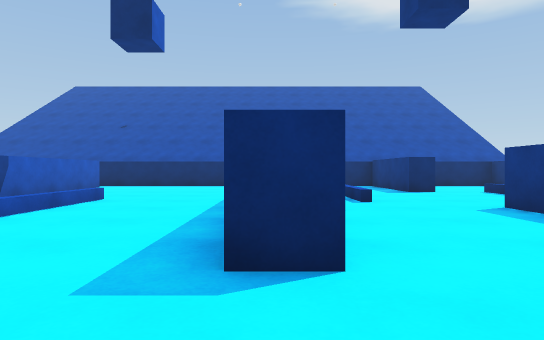
View 1 (above)

17 first-person views from a walk through a Unity game level. The camera is 0.62 m above the floor, looks level and sees 75° across. The floor is counted in squares, 1 m on a side. Each view is taken from the middle of a square. On the plan, view 1 faces up. The plan holds only what a view shows up to about 10 squares ahead; the rest is blank. The place goes on beyond the plan. The player is left out. Surface patterns are stand-ins for the level's own textures.

View 2
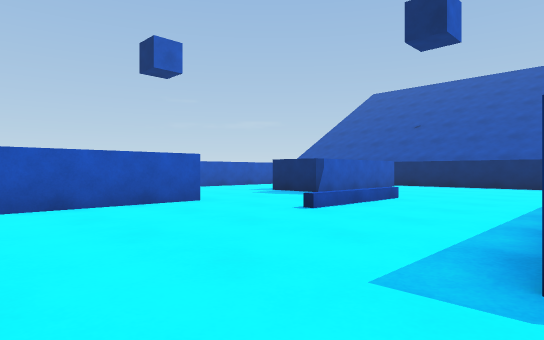

View 3
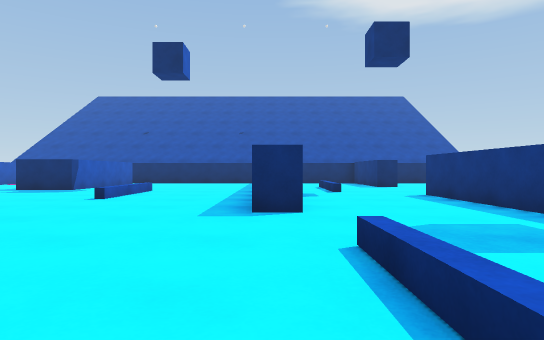

View 4
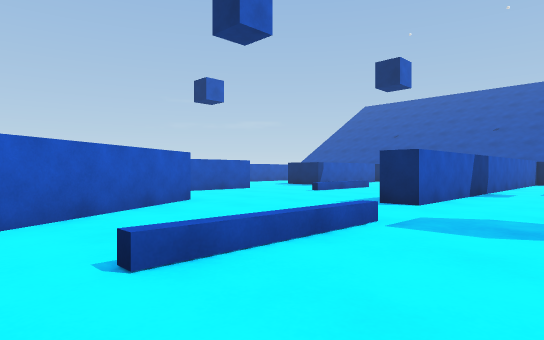

View 5
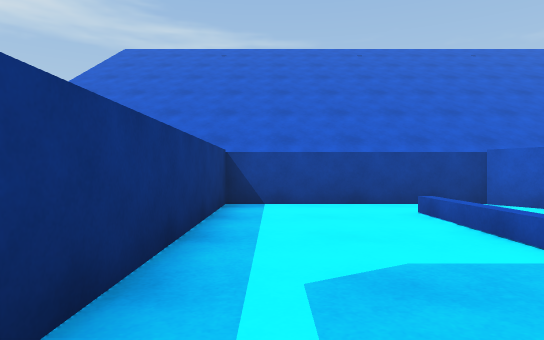

View 6
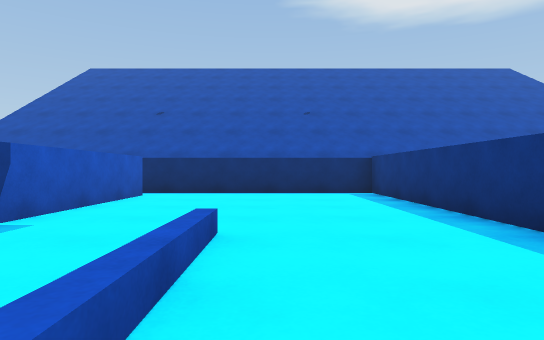

View 7
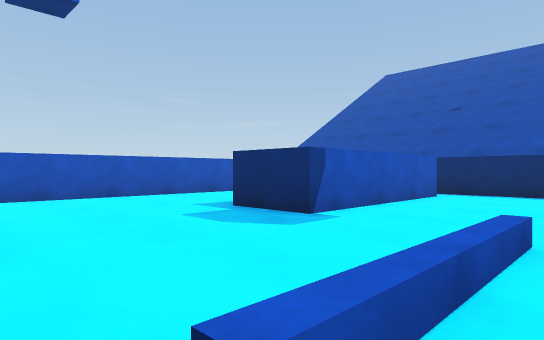

View 8
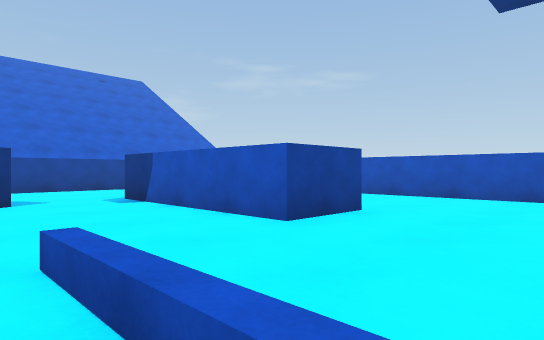

View 9
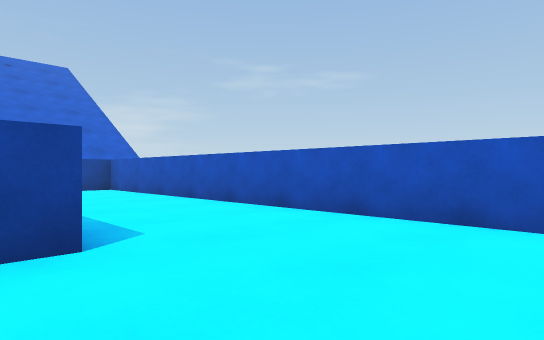

View 10
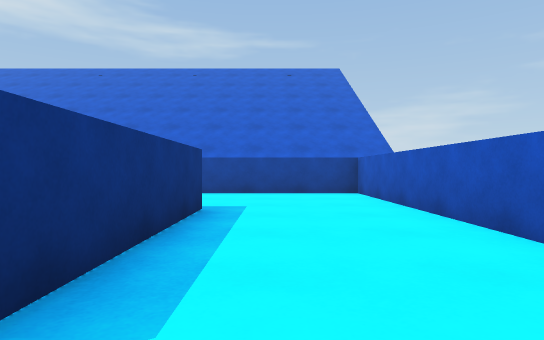

View 11
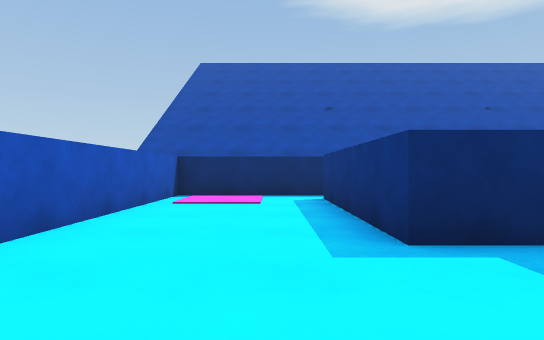

View 12
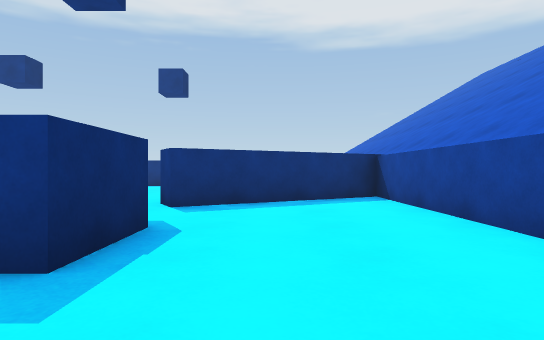

View 13
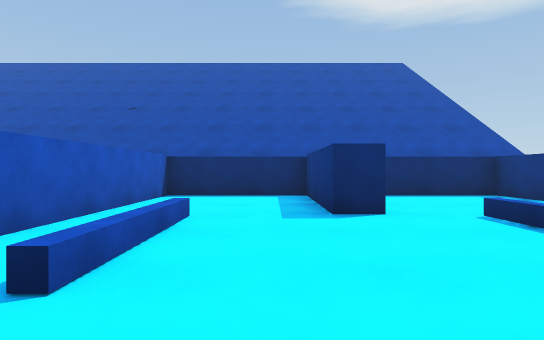

View 14
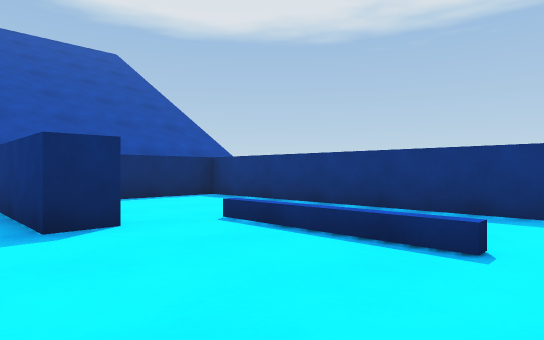

View 15
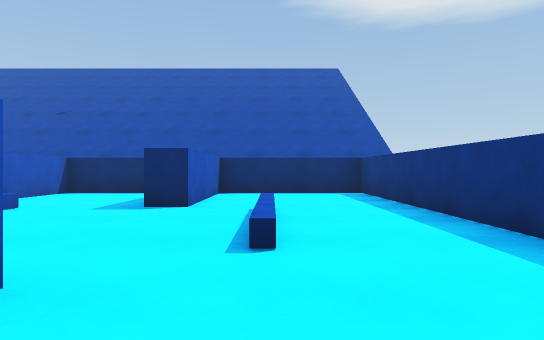

View 16
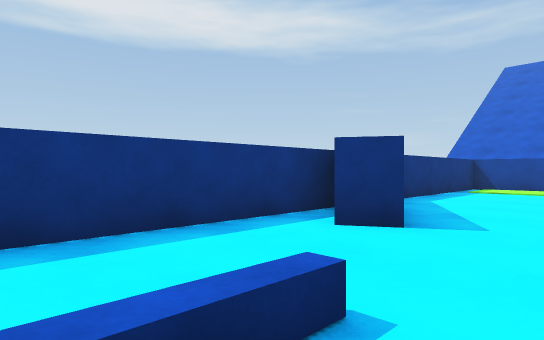

View 17
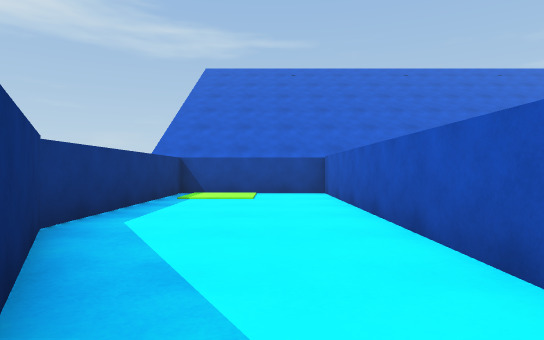

### Floor plan
Points are (right, up) in squares from view 1. A wall is a line through its corners. A room is listed if a view was taken in it or the views show most of it. See-through windows are left out.
Room 1 (views 1, 2, 3, 4, 5, 6, 7, 8, 13, 14)
walls: (-0.3, 7.5) (-0.3, 13.6) (-5.5, 13.6); (-6.2, 4.1) (-6.2, 0.5); (-4.1, -0.3) (-3.5, 0.1) (-0.9, -4.4) (3.8, -4.4) (3.8, 5.9); (0.5, 9.4) (0.5, 2.2) (-0.4, 2.2); (-6.2, 12.8) (-6.2, 7.9)
low walls: (1.7, 6.8) (1.7, 8.1); (-3.5, 7.5) (-3.5, 4.4); (0.9, -0.1) (0.9, -3.1); (0.7, -2.1) (0.7, 0)
ways out: opening at (-6, 13) to room 2; opening at (-5, 0) to room 2; opening at (-5, 6) to room 2; opening at (3.5, 6) to room 4; opening at (1, 9) to room 5
Room 2 (views 9, 10, 11, 12)
walls: (-8, 4.1) (-6.2, 4.1); (-6.2, 0.5) (-6.2, -0.7) (-7.9, -0.7) (-7.9, 3.6); (-6.2, 7.9) (-7.9, 7.9) (-7.9, 12.6); (-5.5, 13.6) (-11.3, 13.6) (-11.3, -4.4) (-1.7, -4.4) (-4.1, -0.3)
ways out: opening at (-6, 13) to room 1; opening at (-5, 0) to room 1; opening at (-5, 6) to room 1
Room 3 (view 15)
walls: (4.6, 3.3) (4.6, -4.4) (8.4, -4.4) (8.4, 1.3) (7.1, 3.5)
ways out: opening at (5.5, 5.5) to room 4
Room 4 (views 16, 17)
walls: (6.7, 4.3) (7.3, 4.7); (8.4, 3) (8.4, 13.6) (4.6, 13.6) (4.6, 10) (3.8, 10)
low walls: (5.8, 6.6) (5.8, 9.8); (1.9, 9.8) (1.9, 6.6)
ways out: opening at (3.5, 6) to room 1; opening at (5.5, 5.5) to room 3; opening at (3, 10) to room 5
Room 5 (no view inside)
walls: (3.8, 10) (3.8, 13.6) (0.5, 13.6) (0.5, 9.4)
ways out: opening at (1, 9) to room 1; opening at (3, 10) to room 4

Positions as (right, up) in squares from view 1, and headings:
1: (0, 0), facing up
2: (0, 0), facing up-left
3: (0, -3), facing up
4: (3, -4), facing up-left
5: (3, 2), facing down
6: (-3, 4), facing up
7: (-3, 4), facing up-left
8: (-3, 7), facing down-left
9: (-7, 7), facing down-left
10: (-9, 5), facing down
11: (-9, 5), facing up
12: (-10, -2), facing right
13: (3, 5), facing up
14: (3, 6), facing up-right
15: (6, 4), facing up
16: (5, 8), facing down-right
17: (6, 5), facing down
